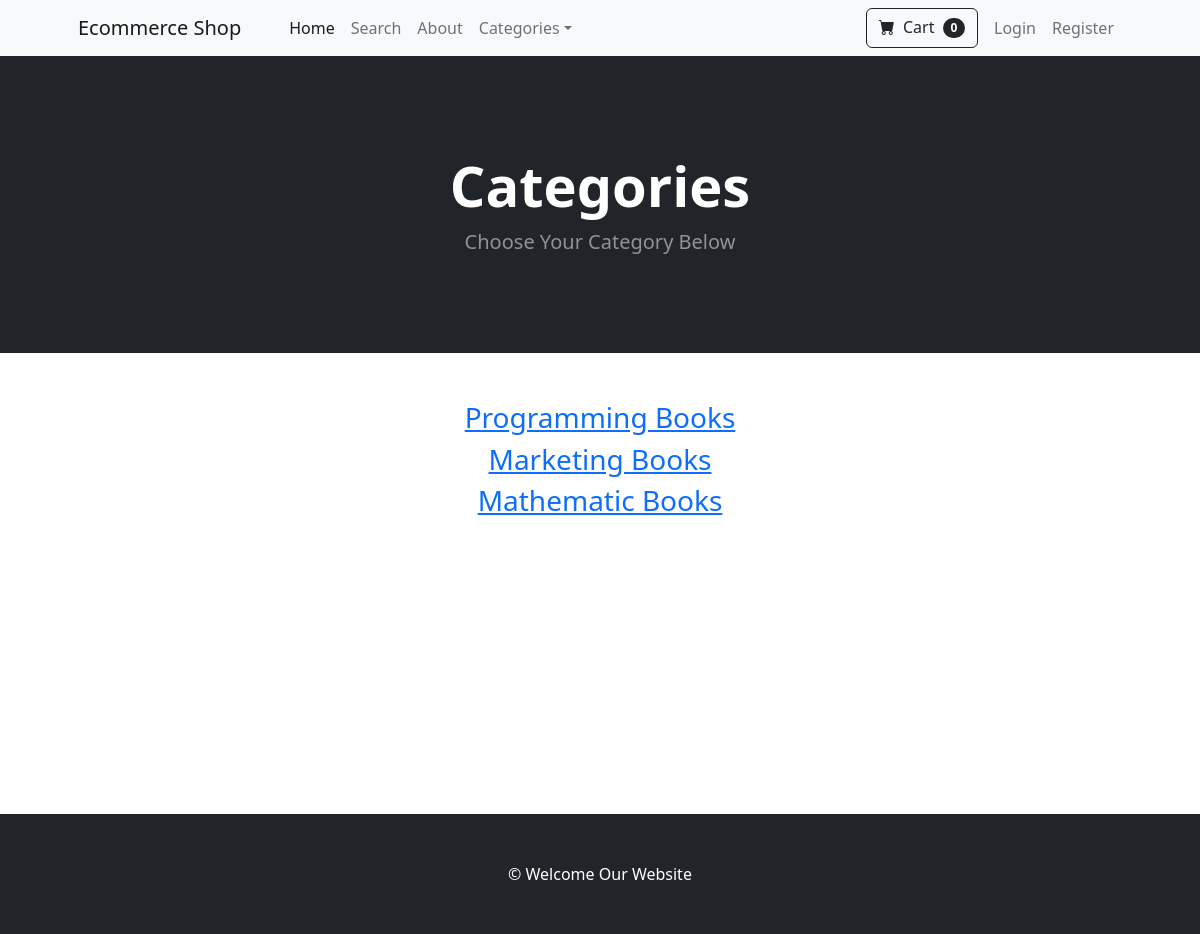
The app's page /category_summary/ with its own data.
### main/models.py (models this page shows)
class Category(models.Model):
    name = models.CharField(max_length=100)
    def __str__(self):
        return self.name
    class Meta:
        verbose_name = 'Category'
        verbose_name_plural = 'Categories'

### main/views.py (the view)
# urls.py: path('category_summary/', views.category_summary, name='category_summary'),
def category_summary(request):
    categories = Category.objects.all()
    return render(request, 'category_summary.html', {"categories": categories})

### cart/cart.py (called while the page is built)
    def __len__(self):
        return len(self.cart)

### cart/context_processors.py (called while the page is built)
def cart(request):
    return {'cart': Cart(request)}

### main/templates/category_summary.html
{% extends 'base.html'%}
{% block content %}
        <header class="bg-dark py-5">
            <div class="container px-4 px-lg-5 my-5">
                <div class="text-center text-white">
                    <h1 class="display-4 fw-bolder">Categories</h1>
                    <p class="lead fw-normal text-white-50 mb-0">Choose Your Category Below</p>
                </div>
            </div>
        </header>
        <div class="container">
            <div class="row">
                <center>
                    <div class = "col - 8">
                        <br><br>
                        {% for category in categories %}
    <h3><a href="{% url 'category' category %}">{{ category }}</a></h3>
                        {% endfor %}
                        <br/><br/><br/><br/><br/><br/><br/><br/><br/><br/><br/><br/>
                    </div>
                </center>
            </div>
        </div>
{% endblock %}

### records on screen
Category: name "Programming Books"
Category: name "Marketing Books"
Category: name "Mathematic Books"

### other values on screen
{{ cart|length }} "0"
